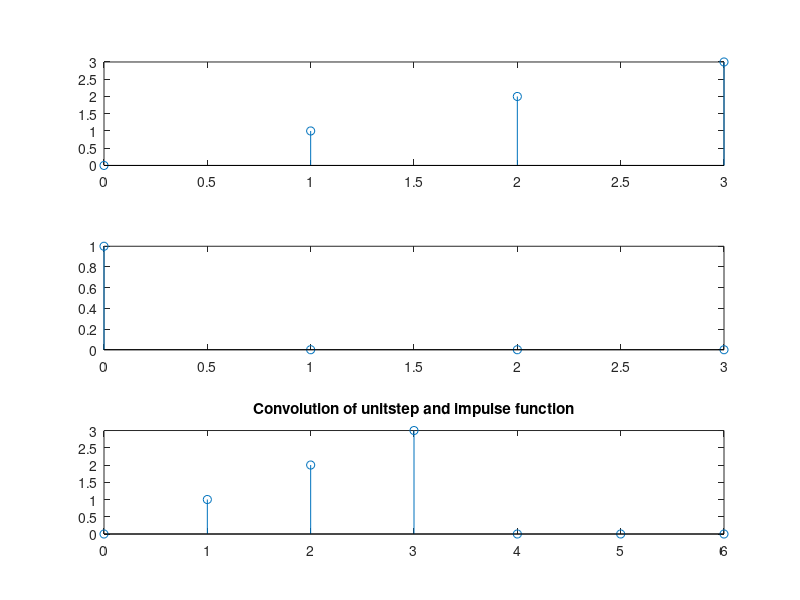

This figure's MATLAB source:
t = 0:1:3
s = 0:1:6
u = t>=0
ustep = t.*u
subplot(3,1,1)
stem(t,ustep)

impulse = t==0
subplot(3,1,2)
stem(t,impulse)

subplot(3,1,3)
stem(s, conv(ustep, impulse))
title('Convolution of unitstep and impulse function')